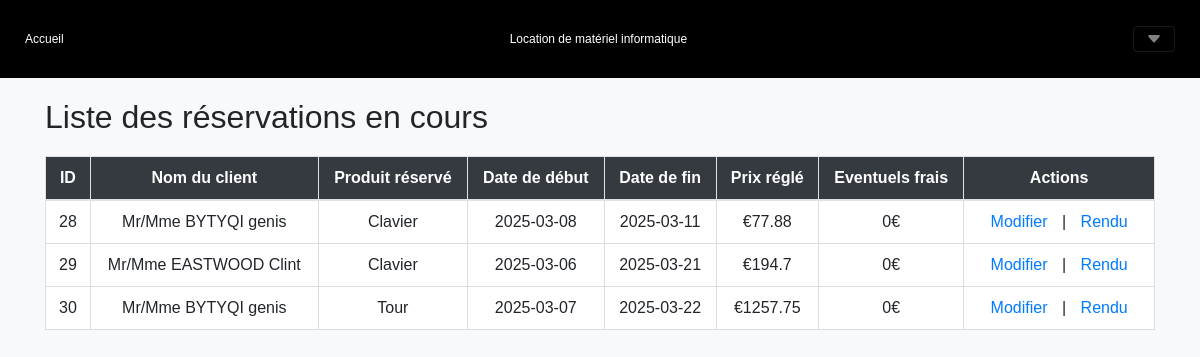
/?action=allReservations (signed in), run on an earlier commit of the app's database.
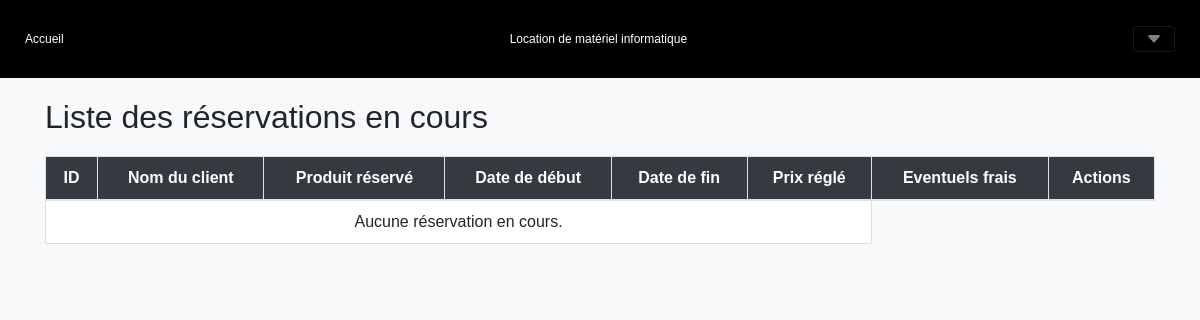
And on a later commit of the database.
### tables this page shows
CREATE TABLE `emprunts` (
  `id_emprunt` int(11) NOT NULL,
  `id_equip` int(11) NOT NULL,
  `id_user` int(11) NOT NULL,
  `quantite` int(11) NOT NULL,
  `dateDebut` varchar(50) DEFAULT NULL,
  `dateFin` varchar(50) NOT NULL,
  `prix` float NOT NULL
);

CREATE TABLE `utilisateur` (
  `id` int(11) NOT NULL,
  `nom` varchar(50) DEFAULT NULL,
  `prenom` varchar(50) DEFAULT NULL,
  `email` varchar(50) DEFAULT NULL,
  `password` varchar(255) DEFAULT NULL,
  `role` int(11) NOT NULL DEFAULT 3
);

CREATE TABLE `equipement` (
  `id` int(11) NOT NULL,
  `catégorie` int(11) NOT NULL,
  `libelle` varchar(50) NOT NULL,
  `description` varchar(255) NOT NULL,
  `stock` int(11) NOT NULL,
  `prix` float NOT NULL
);

### Controlleur/ctrlAdminReservation.php (called while the page is built, shortened)
<?php
include_once("vue/vueEntete.php");
include_once("Model/ModelReservationDAO.php");
include_once("Model/ModelConnDAO.php");
$reservations = ModelReservationDAO::getAllReservation();
include_once("vue/privilege/vueAllReservations.php");
include_once("vue/vuePied.php");
?>

### index.php (called while the page is built, shortened)
<?php
    $racine = dirname(__FILE__);
    $action = filter_input(INPUT_GET, 'action', FILTER_SANITIZE_STRING);
    $controleur = Routeur::getControleur($action);
    include "$racine/Controlleur/$controleur";
    ?>

### Data/connexionDB.php (called while the page is built, shortened)
<?php
   class ConnexionDB{
        private static $connexion;
        public static function getInstance(){
            if(!self::$connexion){
                try {
                    $serveur = 'mysql:host=localhost;';
                    $bdd = 'dbname=gretagenis';
                    $user = 'root' ;
                    $mdp = '' ;
                    self::$connexion = new PDO($serveur.$bdd, $user, $mdp);
                    self::$connexion->query("SET CHARACTER SET utf8");
                } catch (PDOException $e) {
                        echo " Error connexion: " . $serveur . " " . $bdd . " " . $user . " " . $mdp . " " . $e->getMessage() ;
                        throw new Exception("Erreur à  la connexion \n" . $e->getMessage());
                }
            }
            return self::$connexion;
        }
     }
?>

### Model/ModelReservationDAO.php (called while the page is built, shortened)
<?php
include_once("Data/ConnexionDB.php");
include_once("classes/Reservation.php");
class ModelReservationDAO{
    public static function getAllReservation($id = null) {
        try {
            if ($id !== null) {
                $req = ConnexionDB::getInstance()->prepare("SELECT * FROM emprunts WHERE id_user = ?");
                $req->execute([$id]);
            } else {
                $req = ConnexionDB::getInstance()->prepare("SELECT * FROM emprunts");
                $req->execute();
            }
            $resultat = [];
            while ($ligne = $req->fetch(PDO::FETCH_ASSOC)) {
                $unObjet = new Reservation(
                    $ligne['id_emprunt'],
                    $ligne['id_equip'],
                    $ligne['id_user'],
                    $ligne['dateDebut'],
                    $ligne['dateFin'],
                    $ligne['prix'],
                    $ligne['quantite']
                );
                $resultat[] = $unObjet;
            }
            return $resultat;
        } catch (PDOException $ex) {
            print "Erreur : ". $ex->getMessage();
            return [];
        }
    }
    public static function getEquipementLibelle($id){
        try{
            $req = ConnexionDB::getInstance()->prepare("SELECT libelle FROM equipement WHERE id = ?");
            $req ->execute(array($id));
            $row = $req->fetch();
            return $row['libelle'];
        }catch(PDOException $ex){
            print "Erreur : ". $ex->getMessage();
            die();
        }
    }
}
?>

### classes/Reservation.php (called while the page is built, shortened)
<?php
class Reservation {
    private string $id_emprunt;
    private string $id_equip;
    private string $id_user;
    private string $dateDebut;
    private string $dateFin;
    private float $prix;
    public function __construct(string $id_emprunt, string $id_equip, string $id_user, string $dateDebut, string $dateFin, float $prix, int $quantite) {
        $this->id_emprunt = $id_emprunt;
        $this->id_equip = $id_equip;
        $this->id_user = $id_user;
        $this->dateDebut = $dateDebut;
        $this->dateFin = $dateFin;
        $this->prix = $prix;
    }
    public function getIdEmprunt(): string {
        return $this->id_emprunt;
    }
    public function getIdEquip(): string {
        return $this->id_equip;
    }
    public function getIdUser(): string {
        return $this->id_user;
    }
    public function getDateDebut(): string {
        return $this->dateDebut;
    }
    public function getDateFin(): string {
        return $this->dateFin;
    }
    public function getPrix(): float {
        return $this->prix;
    }
}
?>

### Model/ModelConnDAO.php (called while the page is built, shortened)
<?php
include_once("Data/ConnexionDB.php");
class ModelConnDAO{
    public static function getClientNom($id){
        try{
            $req = ConnexionDB::getInstance()->prepare("SELECT nom, prenom FROM utilisateur WHERE id = ?");
            $req ->execute(array($id));
            $row = $req->fetch();
            return "Mr/Mme ".strtoupper($row['nom'])." ".$row['prenom'];
        }catch(PDOException $ex){
            print "Erreur : ". $ex->getMessage();
            die();
        }
    }
}
?>

### Vue/privilege/vueAllReservations.php (the view, shortened to what the changed rows need)
<div class="container">
    <div class="reservation-list table-responsive">
        <h2>Liste des réservations en cours</h2>
        <table class="table table-bordered">
            <thead>
                <tr>
                    <th>ID</th>
                    <th>Nom du client</th>
                    <th>Produit réservé</th>
                    <th>Date de début</th>
                    <th>Date de fin</th>
                    <th>Prix réglé</th>
                    <th>Eventuels frais</th>
                    <th>Actions</th>
                </tr>
            </thead>
            <tbody>
                <?php if(count($reservations) > 0): ?>
                    <?php foreach($reservations as $reservation): ?>
                <tr>
                    <td><?=$reservation->getIdEmprunt(); ?></td>
                    <td><?=ModelConnDAO::getClientNom($reservation->getIdUser());?></td>
                    <td><?=ModelReservationDAO::getEquipementLibelle($reservation->getIdEquip()) ?></td>
                    <td><?=$reservation->getDateDebut(); ?></td>
                    <td><?php
$time = DateTime::createFromFormat('Y-m-d', date('Y-m-d'));
$reservationEndDate = DateTime::createFromFormat('Y-m-d', $reservation->getDateFin());
$interval = null;
if ($reservationEndDate < $time) {
    $interval = $reservationEndDate->diff($time);
    $cout = $interval->days * ($reservation->getPrix()) * 0.25;
    echo '<b style="color:red;">'. $reservation->getDateFin() . '</b>';
}else{
    echo $reservation->getDateFin();
}
                    ?></td>
                    <td>€<?=$reservation->getPrix(); ?></td>
                    <td><?php if(isset($interval)){ echo'Frais de retard : '.$cout.'€ ('.$interval->days.' jours)';}else{ echo '0€';} ?></td>
                    <td>
                        <a href="#" data-toggle="modal" data-target="#editModal" data-id="<?=$reservation->getIdEmprunt();?>" data-client="<?=ModelConnDAO::getClientNom($reservation->getIdUser());?>" data-product="<?=ModelReservationDAO::getEquipementLibelle($reservation->getIdEquip()) ?>" data-start="<?=$reservation->getDateDebut();?>" data-end="<?=$reservation->getDateFin();?>">Modifier</a> |
                        <a class="delete-btn" href="./?action=allReservations&supprimer=<?=$reservation->getIdEmprunt();?>" data-toggle="modal" data-target="#confirmDeleteModal" data-id="<?=$reservation->getIdEmprunt();?>">Rendu</a>
                    </td>
                </tr>
                    <?php endforeach; ?>
                <?php else: ?>
                    <tr>
                        <td colspan="6">Aucune réservation en cours.</td>
                    </tr>
                <?php endif; ?>
            </tbody>
        </table>
    </div>
</div>

What changed in the data, as far as the page shows it:
removed emprunts: id_emprunt "28", id_user.prenom "Mr/Mme BYTYQI genis", id_equip.libelle "Clavier", dateDebut "2025-03-08", dateFin "2025-03-11", prix "77.88"
removed emprunts: id_emprunt "29", id_user.prenom "Mr/Mme EASTWOOD Clint", id_equip.libelle "Clavier", dateDebut "2025-03-06", dateFin "2025-03-21", prix "194.7"
removed emprunts: id_emprunt "30", id_user.prenom "Mr/Mme BYTYQI genis", id_equip.libelle "Tour", dateDebut "2025-03-07", dateFin "2025-03-22", prix "1257.75"
Also different on the page:
text now shown: "Aucune réservation en cours."
